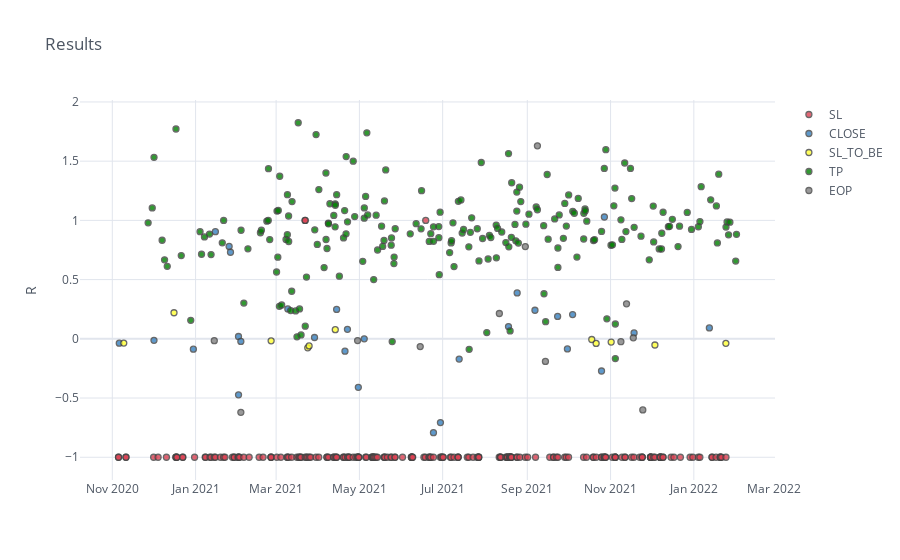

The notebook cell saved with this chart:
### Code cell
true_res.iplot(kind='scatter',
               mode='markers',
               x='sig_time',
               y='result',
               categories='result_type',
               colors='red,blue,yellow,green,grey'.split(','),
               title='Results',
               yTitle='R',
               size=6)

### Figure 1 — Plotly figure (JSON) as saved in the notebook; plotly's stock layout.template omitted (floating-point values rounded to 4 significant figures; data arrays with more than 128 entries replaced by an {"elided": "..."} marker saying what was removed)
{"data": [{"marker": {"color": "rgba(219, 64, 82, 1.0)", "line": {"width": 1.3}, "opacity": 0.8, "size": 6, "symbol": "circle"}, "mode": "markers", "name": "SL", "textfont": {"color": "#4D5663"}, "type": "scatter", "x": {"elided": "218 str values"}, "y": {"elided": "218 int values"}}, {"marker": {"color": "rgba(55, 128, 191, 1.0)", "line": {"width": 1.3}, "opacity": 0.8, "size": 6, "symbol": "circle"}, "mode": "markers", "name": "CLOSE", "textfont": {"color": "#4D5663"}, "type": "scatter", "x": ["2020-11-06T02:08:20.000000000", "2020-12-01T12:27:57.000000000", "2020-12-30T09:05:30.000000000", "2021-01-15T11:51:55.000000000", "2021-01-25T13:44:18.000000000", "2021-01-26T13:41:10.000000000", "2021-02-01T10:22:55.000000000", "2021-02-01T11:01:06.000000000", "2021-02-03T03:54:19.000000000", "2021-03-09T13:44:46.000000000", "2021-03-29T03:01:07.000000000", "2021-04-14T07:30:27.000000000", "2021-04-20T10:29:02.000000000", "2021-04-22T05:45:43.000000000", "2021-04-30T05:19:10.000000000", "2021-05-04T12:49:12.000000000", "2021-06-24T06:08:01.000000000", "2021-06-29T08:51:09.000000000", "2021-07-13T02:05:44.000000000", "2021-08-18T05:10:22.000000000", "2021-08-24T13:36:32.000000000", "2021-09-06T14:37:30.000000000", "2021-09-23T05:16:11.000000000", "2021-09-30T09:13:33.000000000", "2021-10-04T04:30:14.000000000", "2021-10-25T08:46:44.000000000", "2021-10-27T10:59:40.000000000", "2021-11-18T05:11:28.000000000", "2022-01-12T08:50:14.000000000"], "y": [-0.03689, -0.0131, -0.08759, 0.9049, 0.78, 0.7308, 0.0195, -0.4727, -0.02198, 0.2527, 0.01133, 0.2481, -0.104, 0.0799, -0.4096, 0, -0.7925, -0.7072, -0.171, 0.1035, 0.3876, 0.2414, 0.1894, -0.08542, 0.2051, -0.2718, 1.029, 0.05, 0.09167]}, {"marker": {"color": "rgba(255, 255, 51, 1.0)", "line": {"width": 1.3}, "opacity": 0.8, "size": 6, "symbol": "circle"}, "mode": "markers", "name": "SL_TO_BE", "textfont": {"color": "#4D5663"}, "type": "scatter", "x": ["2020-11-09T09:32:23.000000000", "2020-12-16T04:26:59.000000000", "2021-02-25T08:10:57.000000000", "2021-03-24T03:48:59.000000000", "2021-03-25T03:43:57.000000000", "2021-04-13T08:01:17.000000000", "2021-10-18T05:14:05.000000000", "2021-10-21T10:09:00.000000000", "2021-11-01T10:26:46.000000000", "2021-12-03T11:26:50.000000000", "2022-01-24T10:59:57.000000000"], "y": [-0.03629, 0.22, -0.01663, -0.07623, -0.06, 0.07755, -0.005736, -0.0389, -0.02715, -0.05213, -0.03846]}, {"marker": {"color": "rgba(0, 128, 0, 1.0)", "line": {"width": 1.3}, "opacity": 0.8, "size": 6, "symbol": "circle"}, "mode": "markers", "name": "TP", "textfont": {"color": "#4D5663"}, "type": "scatter", "x": {"elided": "214 str values"}, "y": {"elided": "214 float values"}}, {"marker": {"color": "rgba(128, 128, 128, 1.0)", "line": {"width": 1.3}, "opacity": 0.8, "size": 6, "symbol": "circle"}, "mode": "markers", "name": "EOP", "textfont": {"color": "#4D5663"}, "type": "scatter", "x": ["2021-01-14T16:46:07.000000000", "2021-02-03T03:48:25.000000000", "2021-04-29T16:12:57.000000000", "2021-06-14T13:22:34.000000000", "2021-08-11T12:38:22.000000000", "2021-08-30T13:05:50.000000000", "2021-09-08T09:56:02.000000000", "2021-09-14T06:46:00.000000000", "2021-11-08T13:26:37.000000000", "2021-11-12T16:31:17.000000000", "2021-11-17T15:29:44.000000000", "2021-11-24T14:42:25.000000000"], "y": [-0.01538, -0.6206, -0.01504, -0.06548, 0.2136, 0.779, 1.63, -0.1908, -0.02448, 0.2954, 0.008646, -0.6]}], "layout": {"legend": {"bgcolor": "#FFFFFF", "font": {"color": "#4D5663"}}, "paper_bgcolor": "#FFFFFF", "plot_bgcolor": "#FFFFFF", "title": {"font": {"color": "#4D5663"}, "text": "Results"}, "xaxis": {"gridcolor": "#E1E5ED", "showgrid": true, "tickfont": {"color": "#4D5663"}, "title": {"font": {"color": "#4D5663"}, "text": ""}, "zerolinecolor": "#E1E5ED"}, "yaxis": {"gridcolor": "#E1E5ED", "showgrid": true, "tickfont": {"color": "#4D5663"}, "title": {"font": {"color": "#4D5663"}, "text": "R"}, "zerolinecolor": "#E1E5ED"}}}
